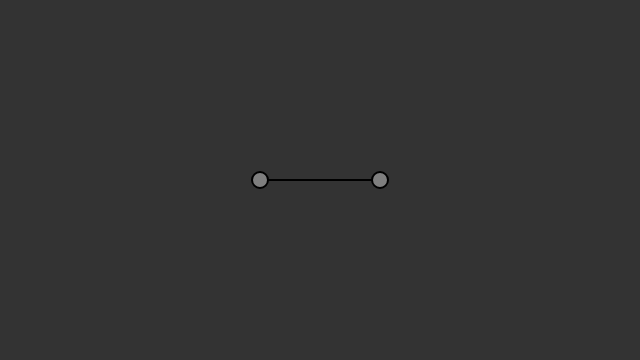
Frame 1 (no input)
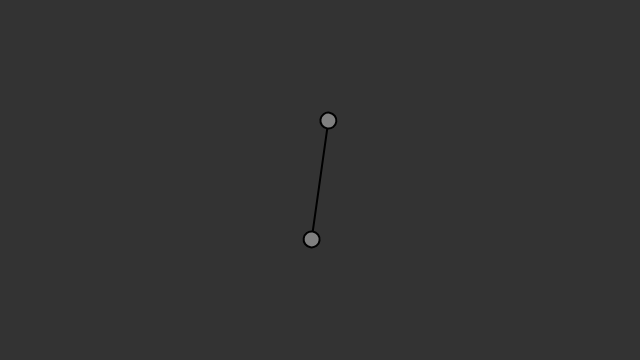
Frame 60 (no input)
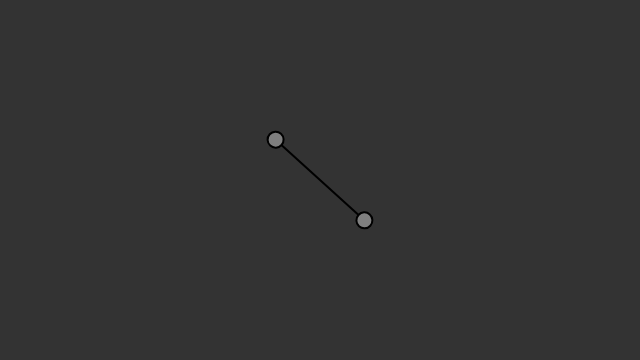
Frame 120 (the mouse pressed at the canvas centre since frame 60)

The p5.js sketch that drew these frames (run headless with seeded random() and noise() and a simulated clock; from frame 60 on, the mouse is pressed at the canvas centre):

// p5.js sketch
// ── sketch.js
//The Nature of Code - Daniel Shiffman
//Elvin Ciqueira
//natureofcode.com

let angle = 0;
let aVelocity = 0;
let aAcceleration = 0.001;

function setup() {
  createCanvas(640, 360); 
}

function draw() {
  background(51);

  translate(width/2, height/2);
  rotate(angle);

  stroke(0);
  strokeWeight(2);
  fill(127);

  line(-60, 0, 60, 0);
  ellipse(60, 0, 16, 16);
  ellipse(-60, 0, 16, 16);

  angle += aVelocity;
  aVelocity += aAcceleration;
}
